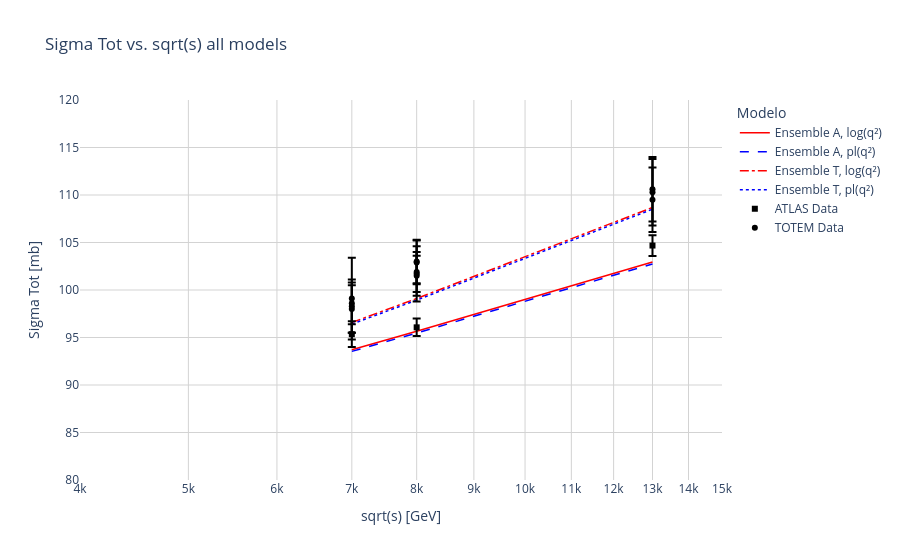

The notebook cell saved with this chart:
### Code cell
# ==================================================
# Grafico: Sigma Tot vs sqrt(s) -- todos os modelos x dados experimentais
# Linhas: solida = Ensemble A (ATLAS) log(q2)
#         tracejada = Ensemble A (ATLAS) pl(q2)
#         traco-ponto = Ensemble T (TOTEM) log(q2)
#         pontilhada = Ensemble T (TOTEM) pl(q2)
# Dados experimentais (ATLAS e TOTEM) em preto
# ==================================================

fig_sigma_tot = go.Figure()

# --- Ensemble A, log(q^2) -> linha solida ---
fig_sigma_tot.add_trace(go.Scatter(
    x=sqrt_s_list,
    y=sigma_tot_log_atlas_list,
    mode='lines',
    line=dict(color='red', dash='solid', width=1.5),
    name='Ensemble A, log(q²)'
))

# --- Ensemble A, pl(q^2) -> linha tracejada ---
fig_sigma_tot.add_trace(go.Scatter(
    x=sqrt_s_list,
    y=sigma_tot_pl_atlas_list,
    mode='lines',
    line=dict(color='blue', dash='dash', width=1.5),
    name='Ensemble A, pl(q²)'
))

# --- Ensemble T, log(q^2) -> linha traco-ponto ---
fig_sigma_tot.add_trace(go.Scatter(
    x=sqrt_s_list,
    y=sigma_tot_log_totem_list,
    mode='lines',
    line=dict(color='red', dash='dashdot', width=1.5),
    name='Ensemble T, log(q²)'
))

# --- Ensemble T, pl(q^2) -> linha pontilhada ---
fig_sigma_tot.add_trace(go.Scatter(
    x=sqrt_s_list,
    y=sigma_tot_pl_totem_list,
    mode='lines',
    line=dict(color='blue', dash='dot', width=1.5),
    name='Ensemble T, pl(q²)'
))

# --- Dados experimentais ATLAS (preto, quadrado) ---
fig_sigma_tot.add_trace(go.Scatter(
    x=x_atlas,
    y=y_atlas,
    mode='markers',
    marker=dict(color='black', size=6, symbol='square'),
    error_y=dict(type='data', array=y_error_atlas, visible=True),
    name='ATLAS Data'
))

# --- Dados experimentais TOTEM (preto, circulo) ---
fig_sigma_tot.add_trace(go.Scatter(
    x=x_totem,
    y=y_totem,
    mode='markers',
    marker=dict(color='black', size=6, symbol='circle'),
    error_y=dict(type='data', array=y_error_totem, visible=True),
    name='TOTEM Data'
))

# ==================================================
# Layout
# ==================================================

fig_sigma_tot.update_layout(
    title='Sigma Tot vs. sqrt(s) all models',
    xaxis=dict(
        title='sqrt(s) [GeV]',
        type='log',
        range=[np.log10(4000), np.log10(15000)],
    ),
    yaxis=dict(
        title='Sigma Tot [mb]',
        range=[80, 120]
    ),
    showlegend=True,
    legend=dict(
        title='Modelo'
    ),
    plot_bgcolor='white',
    hovermode='x unified'
)

fig_sigma_tot.update_xaxes(gridcolor='lightgray')
fig_sigma_tot.update_yaxes(gridcolor='lightgray')

fig_sigma_tot.show()

### Figure 1 — Plotly figure (JSON) as saved in the notebook; plotly's stock layout.template omitted (floating-point values rounded to 4 significant figures)
{"data": [{"line": {"color": "red", "dash": "solid", "width": 1.5}, "mode": "lines", "name": "Ensemble A, log(q²)", "type": "scatter", "x": [7000, 8000, 13000], "y": [93.72, 95.65, 102.9]}, {"line": {"color": "blue", "dash": "dash", "width": 1.5}, "mode": "lines", "name": "Ensemble A, pl(q²)", "type": "scatter", "x": [7000, 8000, 13000], "y": [93.54, 95.47, 102.7]}, {"line": {"color": "red", "dash": "dashdot", "width": 1.5}, "mode": "lines", "name": "Ensemble T, log(q²)", "type": "scatter", "x": [7000, 8000, 13000], "y": [96.58, 99.1, 108.7]}, {"line": {"color": "blue", "dash": "dot", "width": 1.5}, "mode": "lines", "name": "Ensemble T, pl(q²)", "type": "scatter", "x": [7000, 8000, 13000], "y": [96.41, 98.93, 108.5]}, {"error_y": {"array": [0.195, 0.195, 0.2141, 0.53, 0.1583, 1.116, 1.116, 1.743, 0.159, 0.2011, 0.8, 0.1594, 1.116, 1.116, 0.58, 0.1598, 0.2022, 0.1604, 1.116, 1.619, 1.215, 0.161, 0.2035, 1.0, 0.162, 0.1627, 0.2339, 0.3, 0.3969, 0.25, 0.7, 0.7, 0.92, 0.55, 1.0, 0.1693, 0.1735, 0.17, 1.2, 0.2133, 0.188, 0.4077, 0.24, 0.8, 0.4, 0.2, 0.6, 0.6199, 0.4, 0.24, 0.4069, 0.8, 0.2638, 0.1723, 0.2, 0.4183, 0.35, 0.4, 0.7, 0.322, 0.4, 0.4464, 0.3177, 0.38, 0.9, 3.5, 2.0, 1.36, 0.92, 1.09], "type": "data", "visible": true}, "marker": {"color": "black", "size": 6, "symbol": "square"}, "mode": "markers", "name": "ATLAS Data", "type": "scatter", "x": [10.25, 10.69, 11.12, 11.46, 11.54, 11.78, 13.63, 13.76, 13.76, 13.76, 13.9, 15.06, 15.19, 16.66, 16.66, 16.83, 16.83, 17.91, 18.01, 18.17, 19.22, 19.42, 19.42, 19.66, 21.26, 22.96, 23.5, 23.5, 23.5, 23.5, 23.5, 23.6, 23.76, 23.76, 23.88, 24.16, 25.29, 26.38, 27.6, 30.6, 30.6, 30.6, 30.6, 30.6, 30.6, 30.7, 30.8, 35.2, 44.7, 44.7, 44.9, 45.2, 52.8, 52.8, 52.8, 52.8, 52.8, 52.9, 53.2, 62.3, 62.4, 62.5, 62.7, 62.7, 62.8, 63.0, 200.0, 7000.0, 8000.0, 13000.0], "y": [38.43, 38.44, 38.65, 36.68, 38.28, 37.6, 37.6, 38.7, 38.46, 38.39, 38.9, 38.58, 37.6, 37.6, 38.47, 38.69, 38.62, 38.83, 37.4, 39.6, 38.5, 38.98, 38.9, 39.0, 39.24, 39.42, 39.65, 39.4, 39.13, 38.8, 38.9, 38.7, 39.21, 40.68, 39.0, 39.59, 39.69, 39.77, 40.6, 40.22, 40.11, 39.91, 40.07, 40.2, 40.1, 40.1, 40.0, 40.42, 41.7, 41.9, 41.89, 42.5, 43.01, 42.38, 42.1, 42.85, 42.71, 42.4, 42.9, 43.55, 43.1, 44.0, 43.82, 42.96, 44.1, 42.2, 51.81, 95.35, 96.07, 104.7]}, {"error_y": {"array": [0.195, 0.195, 0.2141, 0.53, 0.1583, 1.116, 1.116, 1.743, 0.159, 0.2011, 0.8, 0.1594, 1.116, 1.116, 0.58, 0.1598, 0.2022, 0.1604, 1.116, 1.619, 1.215, 0.161, 0.2035, 1.0, 0.162, 0.1627, 0.2339, 0.3, 0.3969, 0.25, 0.7, 0.7, 0.92, 0.55, 1.0, 0.1693, 0.1735, 0.17, 1.2, 0.2133, 0.188, 0.4077, 0.24, 0.8, 0.4, 0.2, 0.6, 0.6199, 0.4, 0.24, 0.4069, 0.8, 0.2638, 0.1723, 0.2, 0.4183, 0.35, 0.4, 0.7, 0.322, 0.4, 0.4464, 0.3177, 0.38, 0.9, 3.5, 2.0, 3.3, 4.3, 2.5, 2.2, 2.8, 2.1, 2.1, 2.3, 2.3, 2.9, 3.4, 3.4, 3.5], "type": "data", "visible": true}, "marker": {"color": "black", "size": 6, "symbol": "circle"}, "mode": "markers", "name": "TOTEM Data", "type": "scatter", "x": [10.25, 10.69, 11.12, 11.46, 11.54, 11.78, 13.63, 13.76, 13.76, 13.76, 13.9, 15.06, 15.19, 16.66, 16.66, 16.83, 16.83, 17.91, 18.01, 18.17, 19.22, 19.42, 19.42, 19.66, 21.26, 22.96, 23.5, 23.5, 23.5, 23.5, 23.5, 23.6, 23.76, 23.76, 23.88, 24.16, 25.29, 26.38, 27.6, 30.6, 30.6, 30.6, 30.6, 30.6, 30.6, 30.7, 30.8, 35.2, 44.7, 44.7, 44.9, 45.2, 52.8, 52.8, 52.8, 52.8, 52.8, 52.9, 53.2, 62.3, 62.4, 62.5, 62.7, 62.7, 62.8, 63.0, 200.0, 2760.0, 7000.0, 7000.0, 7000.0, 7000.0, 8000.0, 8000.0, 8000.0, 8000.0, 8000.0, 13000.0, 13000.0, 13000.0], "y": [38.43, 38.44, 38.65, 36.68, 38.28, 37.6, 37.6, 38.7, 38.46, 38.39, 38.9, 38.58, 37.6, 37.6, 38.47, 38.69, 38.62, 38.83, 37.4, 39.6, 38.5, 38.98, 38.9, 39.0, 39.24, 39.42, 39.65, 39.4, 39.13, 38.8, 38.9, 38.7, 39.21, 40.68, 39.0, 39.59, 39.69, 39.77, 40.6, 40.22, 40.11, 39.91, 40.07, 40.2, 40.1, 40.1, 40.0, 40.42, 41.7, 41.9, 41.89, 42.5, 43.01, 42.38, 42.1, 42.85, 42.71, 42.4, 42.9, 43.55, 43.1, 44.0, 43.82, 42.96, 44.1, 42.2, 51.81, 84.7, 99.1, 98.0, 98.6, 98.3, 101.5, 101.9, 103.0, 102.9, 101.7, 110.6, 109.5, 110.3]}], "layout": {"hovermode": "x unified", "legend": {"title": {"text": "Modelo"}}, "plot_bgcolor": "white", "showlegend": true, "title": {"text": "Sigma Tot vs. sqrt(s) all models"}, "xaxis": {"gridcolor": "lightgray", "range": [3.602, 4.176], "title": {"text": "sqrt(s) [GeV]"}, "type": "log"}, "yaxis": {"gridcolor": "lightgray", "range": [80, 120], "title": {"text": "Sigma Tot [mb]"}}}}
